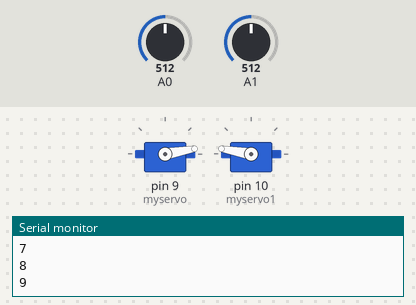
Bench run of a sketch on a simulated Arduino Uno, built with avr-gcc and run on an emulated ATmega328P. On the bench: 2 × servo, the last lines printed to the serial monitor. The test bench sets the inputs (shaded band); at power-on: A0 = 512, A1 = 512.

Above: at 1.2 s.
1.3 s: A0 set to 716
4.3 s: A1 set to 30
At 5.4 s:
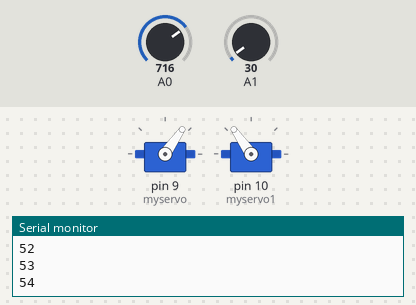
7.3 s: A0 set to 900
At 7.72 s:
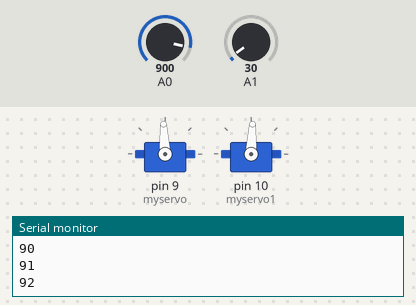
10.3 s: A1 set to 68
11.8 s: A1 set to 78
At 12.01 s:
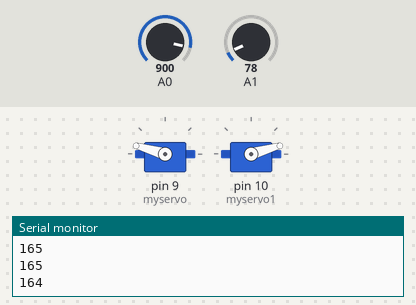
14.8 s: A0 set to 30
At 15.31 s:
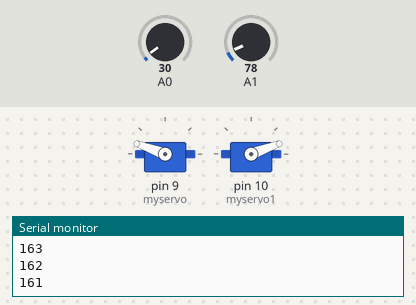
Timing chart, 0 to 23.8 s (numbered marks = the images above; inputs shaded):
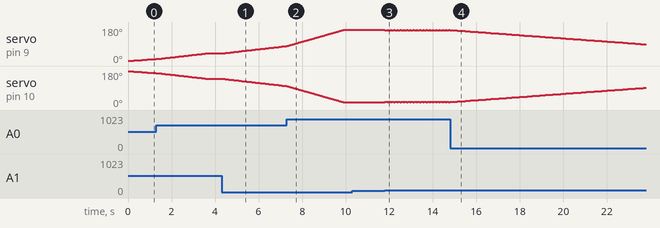

The sketch:

sketch_nov03a.ino
```cpp
#include <Servo.h>

Servo myservo;
Servo myservo1;
int pos = 0;


void setup() {
    Serial.begin(9600);
    myservo.attach(9);
    myservo1.attach(10);
//    myservo1.write(180);
}

void loop() {


  //**reading from analog in**//
  //for sensors to read well into analog reading, should use 20k Ohm resistance
  int fsrReading_0 = analogRead(0);
  int fsrReading_1 = analogRead(1);
//  Serial.println(fsrReading_0);
//  Serial.println(fsrReading_1);

  //** reversing the value so that pressing the sensor causes increased values **//
  fsrReading_0 = 1023 - fsrReading_0;
  fsrReading_1 = 1023 - fsrReading_1;


  if(fsrReading_0<950 && pos< 165){
    pos += 1;
    myservo.write(pos);
    myservo1.write(180-pos);

    delay((int)(fsrReading_0/4));
  }
//   Serial.println(pos);
  if(fsrReading_1<950 && pos>40){
    pos -= 1;
    myservo.write(pos);
    myservo1.write(180-pos);

    delay((int)(fsrReading_1/8));
    }
    Serial.println(pos);
//   if(fsrReading_1<950||fsrReading_0<950){
//    fsrReading_1<950?Serial.println(fsrReading_1):Serial.println(fsrReading_0);
//   }

  }
  //analogWrite(11, led);
```

Measured:
- the behaviour switches between 73 and 74 on A1 (found by bisection; images 2 and 3)
- after the input at 11.8 s, servo on pin 9 (myservo): alternates 165° for 0.03 s and 164° for 0.12 s, starting at once; servo on pin 10 (myservo1): alternates 16° for 0.12 s and 15° for 0.03 s, starting at once
